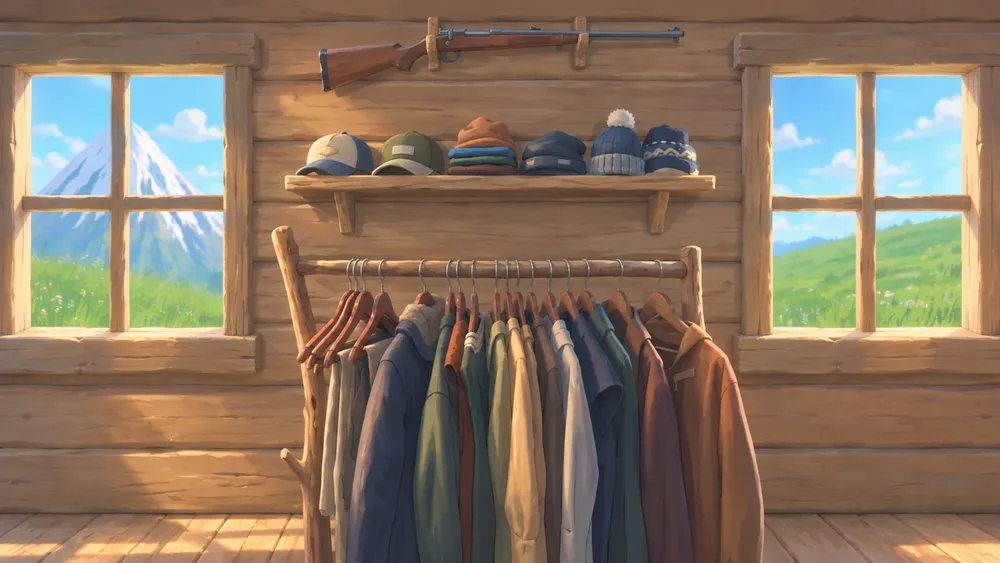
#> input picture assets/interior/day.webp, 1000 x 563 px, shrunk from 1672 x 941 before the run, found by its file name
$ python align-paintings.py assets/interior/day.webp assets/interior/sunset.webp assets/interior/sunset.webp
#> lines starting #> are read from the running program, lines starting #| are printed output that depends on the picture
"""
Warps one of the room's paintings onto another, so the three lights (day, sunset, night)
line up and cross-fade without the room doubling. Each light is a separately generated
picture, and no two of them agree exactly on where the shelf, the rack and the windows are.

    python tools/align-paintings.py <reference> <painting> <out> [--check]

e.g.
    python tools/align-paintings.py assets/interior/day.webp assets/interior/sunset.webp assets/interior/sunset.webp

How: blocks of the reference's edges are matched in the painting's (within SEARCH pixels),
then one smooth displacement — a cubic in x and y, fitted with weights for how sure each
match is and refitted to shrug off the bad ones — is applied to the whole painting. Smooth on
purpose: following every match would bend the log walls. The painting's own content outside
the overlap is pulled in from its edge.
"""
import sys
import numpy as np
from PIL import Image
from scipy.ndimage import gaussian_filter, map_coordinates

BLOCK, SEARCH, STEP = 72, 40, 36


def edges(rgb):
    g = gaussian_filter(rgb.mean(-1), 1.2)
    gy, gx = np.gradient(g)
    m = np.hypot(gx, gy)
    return m / (gaussian_filter(m, 15) + 2.0)


def basis(x, y):
    return np.stack([np.ones_like(x), x, y, x * x, x * y, y * y, x ** 3, x * x * y, x * y * y, y ** 3], -1)


def match(ref, img):
    """(centres, displacement, confidence) of each block of ref found in img."""
    H, W = ref.shape
    half = BLOCK // 2
    pts, disp, conf = [], [], []
    for y in range(half + SEARCH, H - half - SEARCH, STEP):
        for x in range(half + SEARCH, W - half - SEARCH, STEP):
            a = ref[y - half:y + half, x - half:x + half]
            if a.std() < 0.15:
                continue
            a = (a - a.mean()) / a.std()
            window = img[y - half - SEARCH:y + half + SEARCH, x - half - SEARCH:x + half + SEARCH]
            best = (-2.0, 0, 0)
            for dy in range(-SEARCH, SEARCH + 1, 2):
                for dx in range(-SEARCH, SEARCH + 1, 2):
                    b = window[SEARCH + dy:SEARCH + dy + BLOCK, SEARCH + dx:SEARCH + dx + BLOCK]
                    sd = b.std()
                    if sd < 1e-3:
                        continue
                    score = float(((b - b.mean()) * a).mean() / sd)
                    if score > best[0]:
                        best = (score, dx, dy)
            pts.append((x / W, y / H))
            disp.append(best[1:])
            conf.append(max(best[0], 0) ** 2)
    return np.array(pts, np.float32), np.array(disp, np.float32), np.array(conf, np.float32)


def fit(pts, disp, conf):
    A = basis(pts[:, 0], pts[:, 1])
    w = conf.copy()
    for _ in range(6):
        sw = np.sqrt(w)[:, None]
        cx = np.linalg.lstsq(A * sw, disp[:, 0] * sw[:, 0], rcond=None)[0]
        cy = np.linalg.lstsq(A * sw, disp[:, 1] * sw[:, 0], rcond=None)[0]
        residual = np.hypot(A @ cx - disp[:, 0], A @ cy - disp[:, 1])
        w = conf / (1 + (residual / 3.0) ** 2)
    return cx, cy, float(np.median(residual[conf > 0.05]))


def main():
    ref_path, src_path, out_path = sys.argv[1:4]
    ref = np.asarray(Image.open(ref_path).convert('RGB'), np.float32)
    src = np.asarray(Image.open(src_path).convert('RGB'), np.float32)
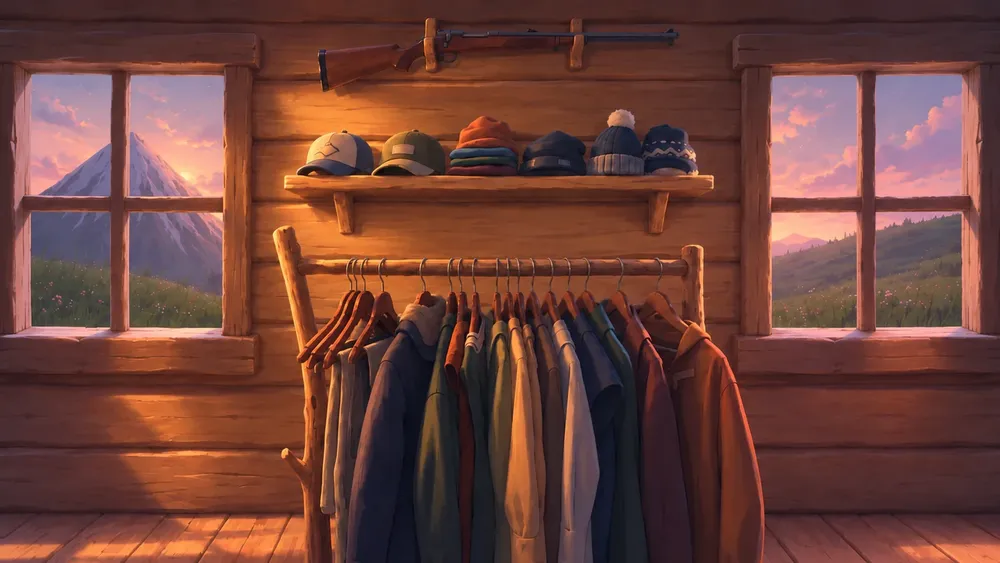
#> input picture assets/interior/sunset.webp, 1000 x 563 px, shrunk from 1672 x 941 before the run, found by its file name
    if src.shape != ref.shape:
        src = np.asarray(Image.fromarray(src.astype(np.uint8)).resize(ref.shape[1::-1], Image.LANCZOS), np.float32)
    H, W = ref.shape[:2]
#> H = 563; W = 1000

    pts, disp, conf = match(edges(ref), edges(src))
#> in edges (call 2), `g = gaussian_filter(rgb.mean(-1), 1.2)`:
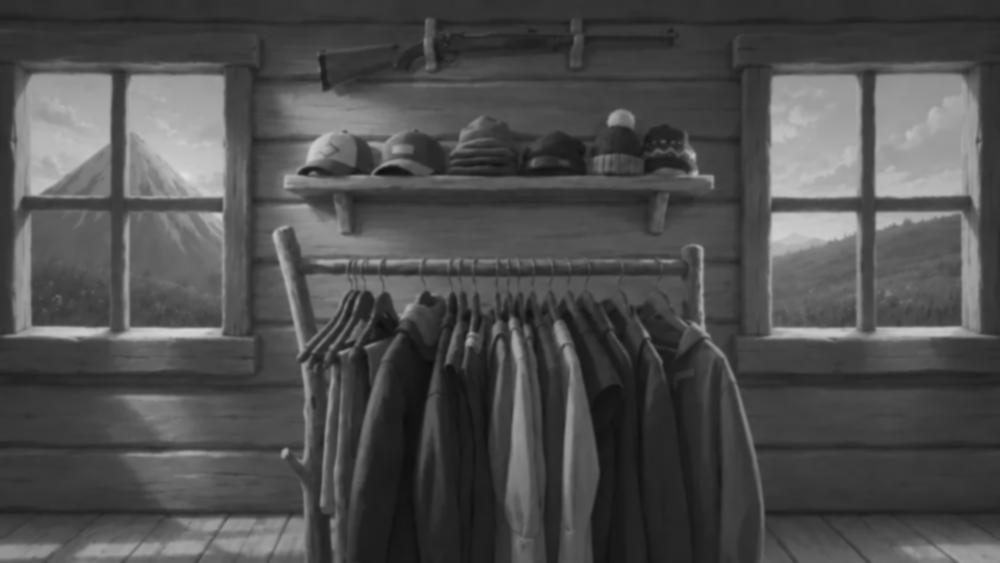
#> g: shape (563, 1000) float32; min 14.1, max 222.6, mean 78.9
#> in edges (call 2), `gy, gx = np.gradient(g)`:
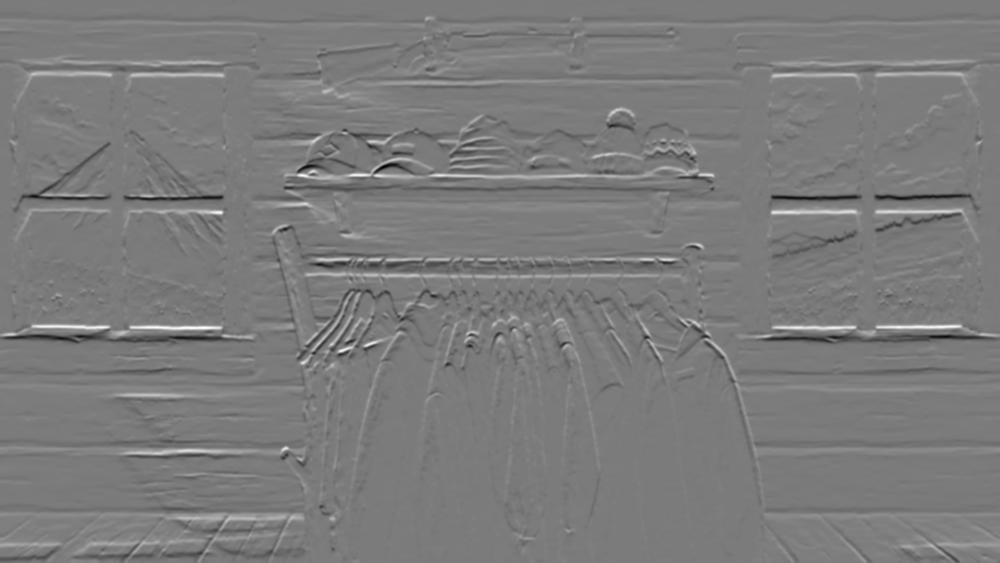
#> gy: shape (563, 1000) float32; min -38.44, max 40.81, mean 0; drawn with min black and max white
#> in edges (call 2), `return m / (gaussian_filter(m, 15) + 2.0)`:
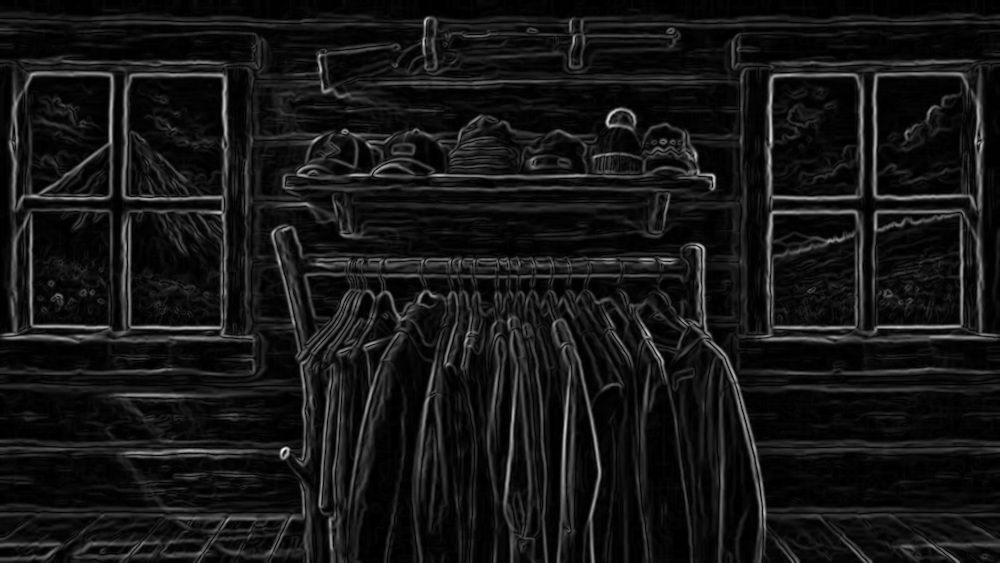
#> returned value: shape (563, 1000) float32; min 0, max 6.18, mean 0.532; drawn with min black and max white
#> in match, `H, W = ref.shape`: H = 563; W = 1000
#> after the loop in match, `for y in range(half + SEARCH, H - half - SEARCH, STEP):`:
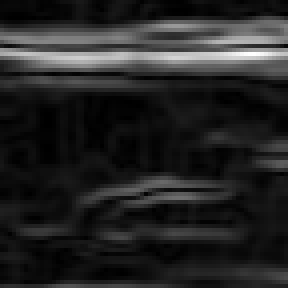
#> a: shape (72, 72) float32 (shown 4 times larger); min -0.867, max 5.15, mean 3.53e-08; drawn with min black and max white
#> after the loop in match, `for y in range(half + SEARCH, H - half - SEARCH, STEP):`: conf = 288 values, max 0.951 at index 254, min 0.102 at index 27, mean 0.694; disp = 288 pairs, first value -8 to 4, second value -28 to 6; pts = 288 pairs, first value 0.076 to 0.904, second value 0.135 to 0.838
    cx, cy, residual = fit(pts, disp, conf)
#> in fit, `w = conf.copy()`: w has the same summary as conf in match
#> cx = [-0.934, -5.65, 10.96, 10.27, 6.79, -25.64, -4.12, -11.84, 7.48, 12.83]; cy = [-0.109, 5.58, -0.665, -15.68, -6.7, 5.81, 13.03, 1.3, 4.39, -6.48]; residual = 0.609

    yy, xx = np.mgrid[0:H, 0:W].astype(np.float32)
    B = basis(xx / W, yy / H)
    dx, dy = B @ cx, B @ cy
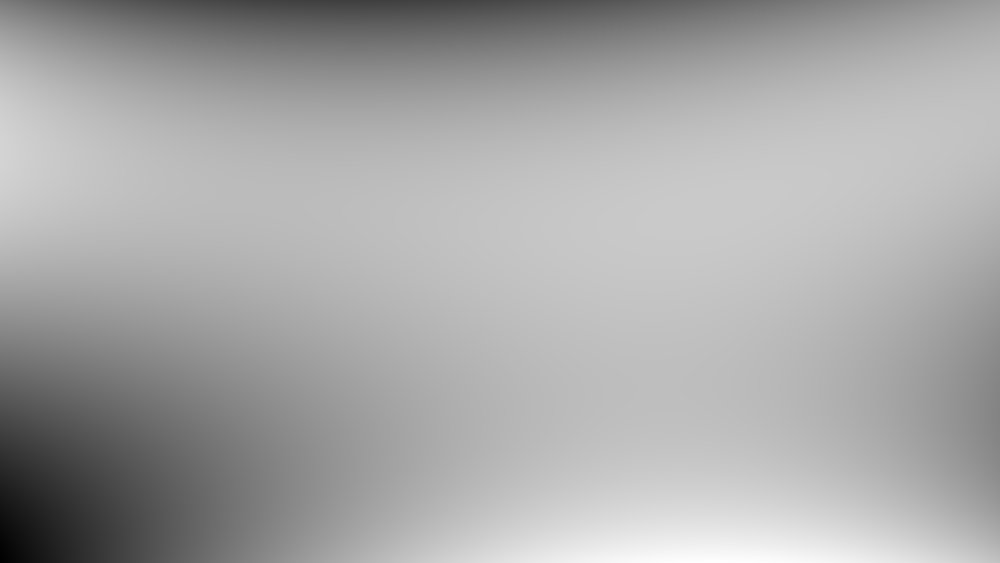
#> dx: shape (563, 1000) float32; min -2.78, max 1.06, mean -0.255; drawn with min black and max white
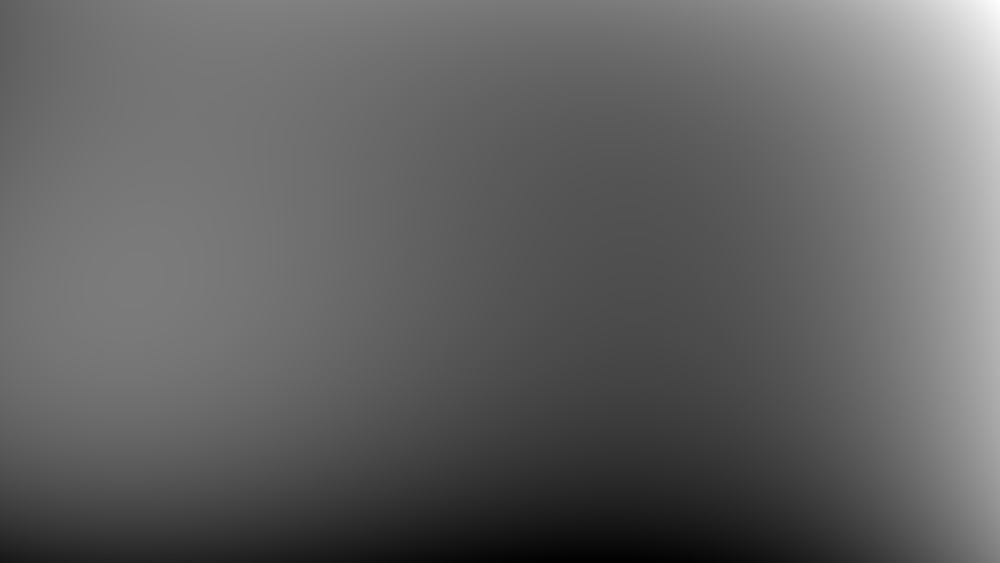
#> dy: shape (563, 1000) float32; min -1.84, max 2.8, mean -0.0329; drawn with min black and max white
    print(f'{len(pts)} matches, fit residual {residual:.1f}px, shift mean {np.hypot(dx, dy).mean():.1f}px max {np.hypot(dx, dy).max():.1f}px')
#| 288 matches, fit residual 0.6px, shift mean 0.7px max 3.1px

    out = np.stack([map_coordinates(src[..., c], [yy + dy, xx + dx], order=3, mode='nearest') for c in range(3)], -1)
    Image.fromarray(np.clip(out, 0, 255).astype(np.uint8)).save(out_path, quality=90, method=6)

    if '--check' in sys.argv:
        after = edges(out)
        before_pts, before_disp, before_conf = match(edges(ref), after)
        keep = before_conf > 0.05
        print(f'after: remaining shift median {np.median(np.hypot(*before_disp[keep].T)):.1f}px')


if __name__ == '__main__':
    main()
